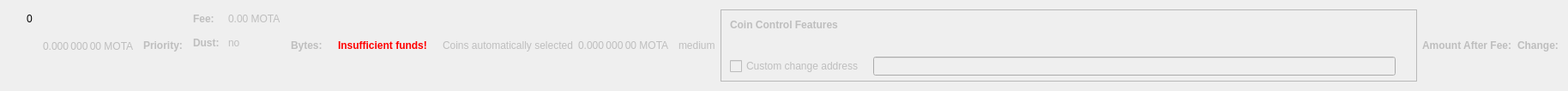
    <widget class="QWidget" name="dummyHideWidget" native="true">
     <property name="maximumSize">
      <size>
       <width>100</width>
       <height>1</height>
      </size>
     </property>
     <layout class="QHBoxLayout" name="dummyHideLayout">
      <item>
       <layout class="QFormLayout" name="formLayoutCoinControl1">
        <property name="horizontalSpacing">
         <number>10</number>
        </property>
        <property name="verticalSpacing">
         <number>14</number>
        </property>
        <property name="leftMargin">
         <number>10</number>
        </property>
        <property name="topMargin">
         <number>4</number>
        </property>
        <property name="rightMargin">
         <number>6</number>
        </property>
        <item row="0" column="1">
         <widget class="QLabel" name="labelCoinControlBytes">
          <property name="cursor">
           <cursorShape>IBeamCursor</cursorShape>
          </property>
          <property name="contextMenuPolicy">
           <enum>Qt::ActionsContextMenu</enum>
          </property>
          <property name="text">
           <string notr="true">0</string>
          </property>
          <property name="textInteractionFlags">
           <set>Qt::LinksAccessibleByMouse|Qt::TextSelectableByKeyboard|Qt::TextSelectableByMouse</set>
          </property>
         </widget>
        </item>
       </layout>
      </item>
      <item>
       <widget class="QLabel" name="labelCoinControlAfterFee">
        <property name="enabled">
         <bool>false</bool>
        </property>
        <property name="sizePolicy">
         <sizepolicy hsizetype="Fixed" vsizetype="Fixed">
          <horstretch>0</horstretch>
          <verstretch>0</verstretch>
         </sizepolicy>
        </property>
        <property name="minimumSize">
         <size>
          <width>111</width>
          <height>12</height>
         </size>
        </property>
        <property name="maximumSize">
         <size>
          <width>111</width>
          <height>12</height>
         </size>
        </property>
        <property name="cursor">
         <cursorShape>IBeamCursor</cursorShape>
        </property>
        <property name="contextMenuPolicy">
         <enum>Qt::ActionsContextMenu</enum>
        </property>
        <property name="text">
         <string notr="true">0.000 000 00 MOTA</string>
        </property>
        <property name="textInteractionFlags">
         <set>Qt::LinksAccessibleByMouse|Qt::TextSelectableByKeyboard|Qt::TextSelectableByMouse</set>
        </property>
       </widget>
      </item>
      <item>
       <widget class="QLabel" name="labelCoinControlPriorityText">
        <property name="enabled">
         <bool>false</bool>
        </property>
        <property name="font">
         <font>
          <weight>75</weight>
          <bold>true</bold>
         </font>
        </property>
        <property name="text">
         <string>Priority:</string>
        </property>
       </widget>
      </item>
      <item>
       <layout class="QHBoxLayout" name="horizontalLayout"/>
      </item>
      <item>
       <layout class="QFormLayout" name="formLayoutCoinControl3">
        <property name="horizontalSpacing">
         <number>10</number>
        </property>
        <property name="verticalSpacing">
         <number>14</number>
        </property>
        <property name="leftMargin">
         <number>6</number>
        </property>
        <property name="topMargin">
         <number>4</number>
        </property>
        <property name="rightMargin">
         <number>6</number>
        </property>
        <item row="0" column="0">
         <widget class="QLabel" name="labelCoinControlFeeText">
          <property name="enabled">
           <bool>false</bool>
          </property>
          <property name="font">
           <font>
            <weight>75</weight>
            <bold>true</bold>
           </font>
          </property>
          <property name="text">
           <string>Fee:</string>
          </property>
          <property name="margin">
           <number>0</number>
          </property>
         </widget>
        </item>
        <item row="0" column="1">
         <widget class="QLabel" name="labelCoinControlFee">
          <property name="enabled">
           <bool>false</bool>
          </property>
          <property name="cursor">
           <cursorShape>IBeamCursor</cursorShape>
          </property>
          <property name="contextMenuPolicy">
           <enum>Qt::ActionsContextMenu</enum>
          </property>
          <property name="text">
           <string notr="true">0.00 MOTA</string>
          </property>
          <property name="textInteractionFlags">
           <set>Qt::LinksAccessibleByMouse|Qt::TextSelectableByKeyboard|Qt::TextSelectableByMouse</set>
          </property>
         </widget>
        </item>
        <item row="1" column="0">
         <widget class="QLabel" name="labelCoinControlLowOutputText">
          <property name="enabled">
           <bool>false</bool>
          </property>
          <property name="font">
           <font>
            <weight>75</weight>
            <bold>true</bold>
           </font>
          </property>
          <property name="text">
           <string>Dust:</string>
          </property>
         </widget>
        </item>
        <item row="1" column="1">
         <widget class="QLabel" name="labelCoinControlLowOutput">
          <property name="enabled">
           <bool>false</bool>
          </property>
          <property name="cursor">
           <cursorShape>IBeamCursor</cursorShape>
          </property>
          <property name="contextMenuPolicy">
           <enum>Qt::ActionsContextMenu</enum>
          </property>
          <property name="text">
           <string>no</string>
          </property>
          <property name="textInteractionFlags">
           <set>Qt::LinksAccessibleByMouse|Qt::TextSelectableByKeyboard|Qt::TextSelectableByMouse</set>
          </property>
         </widget>
        </item>
       </layout>
      </item>
      <item>
       <widget class="QLabel" name="labelCoinControlBytesText">
        <property name="enabled">
         <bool>false</bool>
        </property>
        <property name="font">
         <font>
          <weight>75</weight>
          <bold>true</bold>
         </font>
        </property>
        <property name="text">
         <string>Bytes:</string>
        </property>
       </widget>
      </item>
      <item>
       <layout class="QFormLayout" name="formLayoutCoinControl2">
        <property name="horizontalSpacing">
         <number>10</number>
        </property>
        <property name="verticalSpacing">
         <number>14</number>
        </property>
        <property name="leftMargin">
         <number>6</number>
        </property>
        <property name="topMargin">
         <number>4</number>
        </property>
        <property name="rightMargin">
         <number>6</number>
        </property>
       </layout>
      </item>
      <item>
       <layout class="QHBoxLayout" name="horizontalLayoutCoinControl2">
        <property name="spacing">
         <number>8</number>
        </property>
        <property name="bottomMargin">
         <number>10</number>
        </property>
       </layout>
      </item>
      <item>
       <widget class="QLabel" name="labelCoinControlInsuffFunds">
        <property name="enabled">
         <bool>false</bool>
        </property>
        <property name="minimumSize">
         <size>
          <width>0</width>
          <height>0</height>
         </size>
        </property>
        <property name="font">
         <font>
          <weight>75</weight>
          <bold>true</bold>
         </font>
        </property>
        <property name="styleSheet">
         <string notr="true">color:red;font-weight:bold;</string>
        </property>
        <property name="text">
         <string>Insufficient funds!</string>
        </property>
        <property name="margin">
         <number>5</number>
        </property>
       </widget>
      </item>
      <item>
       <layout class="QFormLayout" name="formLayoutCoinControl4">
        <property name="horizontalSpacing">
         <number>10</number>
        </property>
        <property name="verticalSpacing">
         <number>14</number>
        </property>
        <property name="leftMargin">
         <number>6</number>
        </property>
        <property name="topMargin">
         <number>4</number>
        </property>
        <property name="rightMargin">
         <number>6</number>
        </property>
       </layout>
      </item>
      <item>
       <widget class="QLabel" name="labelCoinControlAutomaticallySelected">
        <property name="enabled">
         <bool>false</bool>
        </property>
        <property name="sizePolicy">
         <sizepolicy hsizetype="Fixed" vsizetype="Fixed">
          <horstretch>0</horstretch>
          <verstretch>0</verstretch>
         </sizepolicy>
        </property>
        <property name="minimumSize">
         <size>
          <width>0</width>
          <height>0</height>
         </size>
        </property>
        <property name="maximumSize">
         <size>
          <width>240</width>
          <height>16777215</height>
         </size>
        </property>
        <property name="text">
         <string>Coins automatically selected</string>
        </property>
        <property name="margin">
         <number>5</number>
        </property>
       </widget>
      </item>
      <item>
       <widget class="QLabel" name="labelCoinControlChange">
        <property name="enabled">
         <bool>false</bool>
        </property>
        <property name="sizePolicy">
         <sizepolicy hsizetype="Fixed" vsizetype="Fixed">
          <horstretch>0</horstretch>
          <verstretch>0</verstretch>
         </sizepolicy>
        </property>
        <property name="minimumSize">
         <size>
          <width>111</width>
          <height>0</height>
         </size>
        </property>
        <property name="maximumSize">
         <size>
          <width>111</width>
          <height>16777215</height>
         </size>
        </property>
        <property name="cursor">
         <cursorShape>IBeamCursor</cursorShape>
        </property>
        <property name="contextMenuPolicy">
         <enum>Qt::ActionsContextMenu</enum>
        </property>
        <property name="text">
         <string notr="true">0.000 000 00 MOTA</string>
        </property>
        <property name="textInteractionFlags">
         <set>Qt::LinksAccessibleByMouse|Qt::TextSelectableByKeyboard|Qt::TextSelectableByMouse</set>
        </property>
       </widget>
      </item>
      <item>
       <widget class="QLabel" name="labelCoinControlPriority">
        <property name="enabled">
         <bool>false</bool>
        </property>
        <property name="cursor">
         <cursorShape>IBeamCursor</cursorShape>
        </property>
        <property name="contextMenuPolicy">
         <enum>Qt::ActionsContextMenu</enum>
        </property>
        <property name="text">
         <string>medium</string>
        </property>
        <property name="textInteractionFlags">
         <set>Qt::LinksAccessibleByMouse|Qt::TextSelectableByKeyboard|Qt::TextSelectableByMouse</set>
        </property>
       </widget>
      </item>
      <item>
       <widget class="QFrame" name="frameCoinControl">
        <property name="sizePolicy">
         <sizepolicy hsizetype="Expanding" vsizetype="Expanding">
          <horstretch>0</horstretch>
          <verstretch>0</verstretch>
         </sizepolicy>
        </property>
        <property name="maximumSize">
         <size>
          <width>16777215</width>
          <height>16777215</height>
         </size>
        </property>
        <property name="frameShape">
         <enum>QFrame::StyledPanel</enum>
        </property>
        <property name="frameShadow">
         <enum>QFrame::Sunken</enum>
        </property>
        <layout class="QVBoxLayout" name="verticalLayoutCoinControl2_2">
         <property name="spacing">
          <number>0</number>
         </property>
         <property name="leftMargin">
          <number>0</number>
         </property>
         <property name="topMargin">
          <number>0</number>
         </property>
         <property name="rightMargin">
          <number>0</number>
         </property>
         <property name="bottomMargin">
          <number>6</number>
         </property>
         <item>
          <layout class="QVBoxLayout" name="verticalLayoutCoinControl" stretch="0,0,0,1">
           <property name="spacing">
            <number>0</number>
           </property>
           <property name="leftMargin">
            <number>10</number>
           </property>
           <property name="topMargin">
            <number>10</number>
           </property>
           <item>
            <layout class="QHBoxLayout" name="horizontalLayoutCoinControl1">
             <property name="bottomMargin">
              <number>15</number>
             </property>
             <item>
              <widget class="QLabel" name="labelCoinControlFeatures">
               <property name="enabled">
                <bool>false</bool>
               </property>
               <property name="sizePolicy">
                <sizepolicy hsizetype="Preferred" vsizetype="Maximum">
                 <horstretch>0</horstretch>
                 <verstretch>0</verstretch>
                </sizepolicy>
               </property>
               <property name="font">
                <font>
                 <weight>75</weight>
                 <bold>true</bold>
                </font>
               </property>
               <property name="styleSheet">
                <string notr="true">font-weight:bold;</string>
               </property>
               <property name="text">
                <string>Coin Control Features</string>
               </property>
              </widget>
             </item>
            </layout>
           </item>
           <item>
            <widget class="QWidget" name="widgetCoinControl" native="true">
             <property name="sizePolicy">
              <sizepolicy hsizetype="Preferred" vsizetype="Preferred">
               <horstretch>0</horstretch>
               <verstretch>0</verstretch>
              </sizepolicy>
             </property>
             <property name="minimumSize">
              <size>
               <width>0</width>
               <height>0</height>
              </size>
             </property>
             <property name="styleSheet">
              <string notr="true"/>
             </property>
             <layout class="QHBoxLayout" name="horizontalLayoutCoinControl5_2">
              <property name="leftMargin">
               <number>0</number>
              </property>
              <property name="topMargin">
               <number>0</number>
              </property>
              <property name="rightMargin">
               <number>0</number>
              </property>
              <property name="bottomMargin">
               <number>0</number>
              </property>
              <item>
               <layout class="QHBoxLayout" name="horizontalLayoutCoinControl3">
                <property name="spacing">
                 <number>20</number>
                </property>
                <property name="topMargin">
                 <number>0</number>
                </property>
                <property name="bottomMargin">
                 <number>10</number>
                </property>
               </layout>
              </item>
             </layout>
            </widget>
           </item>
           <item>
            <layout class="QHBoxLayout" name="horizontalLayoutCoinControl4" stretch="0,0,0">
             <property name="spacing">
              <number>12</number>
             </property>
             <property name="sizeConstraint">
              <enum>QLayout::SetDefaultConstraint</enum>
             </property>
             <property name="topMargin">
              <number>5</number>
             </property>
             <property name="rightMargin">
              <number>5</number>
             </property>
             <item>
              <widget class="QCheckBox" name="checkBoxCoinControlChange">
               <property name="enabled">
                <bool>false</bool>
               </property>
               <property name="toolTip">
                <string>If this is activated, but the change address is empty or invalid, change will be sent to a newly generated address.</string>
               </property>
               <property name="text">
                <string>Custom change address</string>
               </property>
              </widget>
             </item>
             <item>
              <widget class="QValidatedLineEdit" name="lineEditCoinControlChange">
               <property name="enabled">
                <bool>false</bool>
               </property>
               <property name="sizePolicy">
                <sizepolicy hsizetype="Expanding" vsizetype="Fixed">
                 <horstretch>0</horstretch>
                 <verstretch>0</verstretch>
                </sizepolicy>
               </property>
              </widget>
             </item>
             <item>
              <widget class="QLabel" name="labelCoinControlChangeLabel_2">
               <property name="sizePolicy">
                <sizepolicy hsizetype="Preferred" vsizetype="Expanding">
                 <horstretch>0</horstretch>
                 <verstretch>0</verstretch>
                </sizepolicy>
               </property>
               <property name="minimumSize">
                <size>
                 <width>0</width>
                 <height>0</height>
                </size>
               </property>
               <property name="text">
                <string/>
               </property>
               <property name="margin">
                <number>3</number>
               </property>
              </widget>
             </item>
            </layout>
           </item>
           <item>
            <spacer name="verticalSpacerCoinControl">
             <property name="orientation">
              <enum>Qt::Vertical</enum>
             </property>
             <property name="sizeHint" stdset="0">
              <size>
               <width>800</width>
               <height>1</height>
              </size>
             </property>
            </spacer>
           </item>
          </layout>
         </item>
        </layout>
       </widget>
      </item>
      <item>
       <widget class="QLabel" name="labelCoinControlAfterFeeText">
        <property name="enabled">
         <bool>false</bool>
        </property>
        <property name="minimumSize">
         <size>
          <width>0</width>
          <height>0</height>
         </size>
        </property>
        <property name="maximumSize">
         <size>
          <width>16777215</width>
          <height>16777215</height>
         </size>
        </property>
        <property name="font">
         <font>
          <weight>75</weight>
          <bold>true</bold>
         </font>
        </property>
        <property name="text">
         <string>Amount After Fee:</string>
        </property>
        <property name="alignment">
         <set>Qt::AlignLeading|Qt::AlignLeft|Qt::AlignVCenter</set>
        </property>
        <property name="margin">
         <number>0</number>
        </property>
       </widget>
      </item>
      <item>
       <widget class="QLabel" name="labelCoinControlChangeText">
        <property name="enabled">
         <bool>false</bool>
        </property>
        <property name="sizePolicy">
         <sizepolicy hsizetype="Preferred" vsizetype="Preferred">
          <horstretch>0</horstretch>
          <verstretch>0</verstretch>
         </sizepolicy>
        </property>
        <property name="minimumSize">
         <size>
          <width>0</width>
          <height>0</height>
         </size>
        </property>
        <property name="maximumSize">
         <size>
          <width>16777215</width>
          <height>16777215</height>
         </size>
        </property>
        <property name="font">
         <font>
          <weight>75</weight>
          <bold>true</bold>
         </font>
        </property>
        <property name="text">
         <string>Change:</string>
        </property>
        <property name="alignment">
         <set>Qt::AlignLeading|Qt::AlignLeft|Qt::AlignVCenter</set>
        </property>
       </widget>
      </item>
     </layout>
    </widget>
